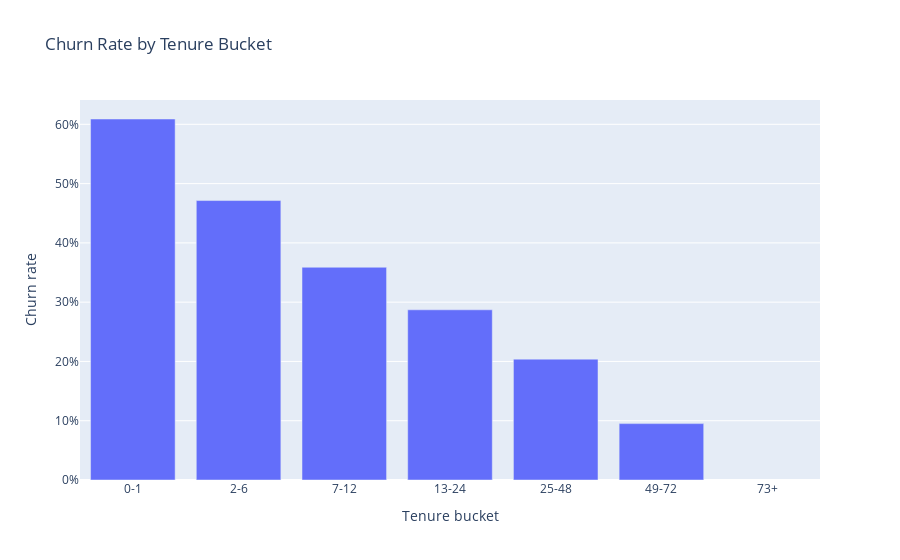

Here is the notebook cell this chart was saved with:
### Markdown cell above
Churn is highest among customers with very short tenures (0–6 months), indicating early dissatisfaction or poor onboarding. In contrast, long-tenured customers (50+ months) show much lower churn, suggesting that retention improves significantly once customers are established.

### Code cell
bins = [-0.1, 1, 6, 12, 24, 48, 72, 120]
labels = ["0-1", "2-6", "7-12", "13-24", "25-48", "49-72", "73+"]

df["_tenure_bucket"] = pd.cut(df['Tenure Months'], bins=bins, labels=labels)
rate = (df.groupby("_tenure_bucket")["Churn Value"]
          .mean().rename("churn_rate").reset_index())

fig = px.bar(rate, x="_tenure_bucket", y="churn_rate",
             title="Churn Rate by Tenure Bucket",
             labels={"_tenure_bucket":"Tenure bucket","churn_rate":"Churn rate"})
fig.update_yaxes(tickformat=".0%")
fig.show()

### Figure 1 — Plotly figure (JSON) as saved in the notebook; plotly's stock layout.template omitted (floating-point values rounded to 4 significant figures)
{"data": [{"hovertemplate": "Tenure bucket=%{x}<br>Churn rate=%{y}<extra></extra>", "legendgroup": "", "marker": {"color": "#636efa", "pattern": {"shape": ""}}, "name": "", "orientation": "v", "showlegend": false, "textposition": "auto", "type": "bar", "x": ["0-1", "2-6", "7-12", "13-24", "25-48", "49-72", "73+"], "xaxis": "x", "y": [0.609, 0.4714, 0.3589, 0.2871, 0.2039, 0.09513, NaN], "yaxis": "y"}], "layout": {"barmode": "relative", "legend": {"tracegroupgap": 0}, "title": {"text": "Churn Rate by Tenure Bucket"}, "xaxis": {"anchor": "y", "domain": [0, 1], "title": {"text": "Tenure bucket"}}, "yaxis": {"anchor": "x", "domain": [0, 1], "tickformat": ".0%", "title": {"text": "Churn rate"}}}}
